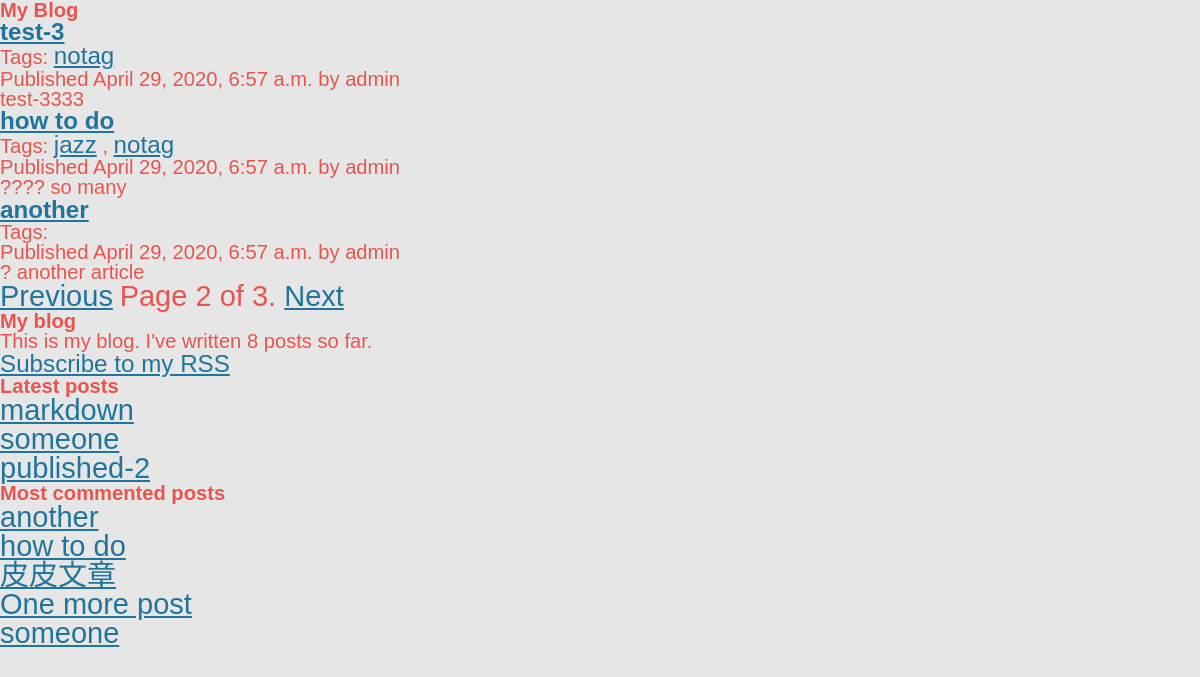
Screenshot of /blog/?page=2 with the database file from the repository.
### blog/models.py (models this page shows, shortened)
class Post(models.Model):
    STATUS_CHOICES = (('draft', 'Draft'), ('published','Published'))
    title = models.CharField(max_length=250)
    slug = models.SlugField(max_length=250, unique_for_date='publish')
    author = models.ForeignKey(User, on_delete=models.CASCADE, related_name='blog_posts')
    body = models.TextField()
    publish = models.DateTimeField(default=timezone.now())
    created = models.DateTimeField(auto_now_add=True)
    updated = models.DateTimeField(auto_now=True)
    status = models.CharField(max_length=10, choices=STATUS_CHOICES, default='draft')
    objects = models.Manager()
    publishedM = PublishedManager()
    tags = TaggableManager()
    class Meta:
        ordering = ('-publish',)
    def get_absolute_url(self):
        return reverse('blog:post_detail', args=[self.publish.year, self.publish.month, self.publish.day, self.slug])

### blog/views.py (the view)
# urls.py: path('', views.post_list, name='post_list'),
def post_list(request, tag_slug=None):
    object_list = Post.publishedM.all()
    tag = None
    if tag_slug:
        tag = get_object_or_404(Tag, slug=tag_slug)
        object_list = object_list.filter(tags__in=[tag])
    paginator = Paginator(object_list, 3)
    page = request.GET.get('page')
    try:
        posts = paginator.page(page)
    except PageNotAnInteger:
        posts = paginator.page(1)
    except EmptyPage:
        posts = paginator.page(paginator.num_pages)
    return render(request, 'blog/post/list.html', {'page' : page, 'posts' : posts, 'tag': tag})

### blog/models.py (called while the page is built)
    def get_queryset(self):
        return super(PublishedManager, self).get_queryset().filter(status='published')

### blog/templatetags/blog_tags.py (called while the page is built)
@register.simple_tag
def total_posts():
    return Post.publishedM.count()

@register.inclusion_tag('blog/post/latest_posts.html')
def show_latest_posts(count=5):
    latest_posts = Post.publishedM.order_by('-publish')[:count]
    return {'latest_posts': latest_posts}

@register.simple_tag
def get_most_commented_posts(count=5):
    return Post.publishedM.annotate(total_comments=Count('comments')).order_by('-total_comments')[:count]

@register.filter(name='markdown')
def markdown_format(text):
    return mark_safe(markdown.markdown(text))

### blog/templates/blog/post/list.html (shortened to what this page needs)
{% extends "blog/base.html" %}
{% load blog_tags %}
{% block content %}
    <h1>My Blog</h1>
    {% for post in posts %}
        <h2>
            <a href="{{ post.get_absolute_url }}">
                {{ post.title }}
            </a>
        </h2>
    <p class="tag">
        Tags:
        {% for tag in post.tags.all %}
            <a href="{% url "blog:post_list_by_tag" tag.slug %}">{{ tag.name }}</a>
        {% if not forloop.last %}, {% endif %}
        {% endfor %}
    </p>
        <p class="date">
        Published {{ post.publish }} by {{ post.author }}
        </p>
        {{ post.body|markdown|truncatewords_html:30 }}
    {% endfor %}
    {% include 'pagination.html' with page=posts %}
{% endblock %}

### blog/templates/blog/base.html (shortened to what this page needs)
{% load blog_tags %}
{% load static %}
<!DOCTYPE html>
<html>
    <head>
        <link rel="stylesheet" href="{% static "css/blog.css" %}">
    </head>
    <body>
        <div id="content">
            {% block content %}
            {% endblock %}
        </div>
        <div id="sidebar">
            <h2>My blog</h2>
            <p>This is my blog. I've written {% total_posts %} posts so far.</p>
        <p><a href='{% url "blog:post_feed" %}'>Subscribe to my RSS</a></p>
            <h3>Latest posts</h3>
            {% show_latest_posts 3 %}
            <h3>Most commented posts</h3>
            {% get_most_commented_posts as most_commented_posts %}
            <ul>
                {% for post in most_commented_posts %}
                    <li>
                        <a href="{{ post.get_absolute_url }}">{{ post.title }}</a>
                    </li>
                {% endfor %}
            </ul>
        </div>
    </body>
</html>

### blog/templates/blog/post/latest_posts.html
<ul>
    {% for post in latest_posts %}
    <li>
        <a href="{{ post.get_absolute_url }}">{{ post.title }}</a>
    </li>
    {% endfor %}
</ul>

### static/css/blog.css (style rules this page uses)
html, body, div, span, applet, object, iframe, h1, h2, h3, h4, h5, h6, p, blockquote, pre, a, abbr, acronym, address, big, cite, code, del, dfn, em, img, ins, kbd, q, s, samp, small, strike, strong, sub, sup, tt, var, b, u, i, center, dl, dt, dd, ol, ul, li, fieldset, form, label, legend, table, caption, tbody, tfoot, thead, tr, th, td, article, aside, canvas, details, embed, figure, figcaption, footer, header, hgroup, menu, nav, output, ruby, section, summary, time, mark, audio, video { margin: 0; padding: 0; border: 0; font-size: 120%; vertical-align: baseline; }
body { line-height: 1; }
ol, ul { list-style: none; }
h1, h2, h3, h4, h5, h6 { clear: both; }
html { overflow-y: scroll; font-size: 100%; -webkit-text-size-adjust: 100%; -ms-text-size-adjust: 100%; }
html { font-size: 87.5%; }
body { font-size: 24px; font-size: 1rem; font-family: Helvetica, Arial, sans-serif; text-rendering: optimizeLegibility; color: #e8554e; }
a { outline: none; color: #21759b; word-wrap: break-word; }
@media screen and (min-width: 960px) { body { background-color: #e6e6e6; } }

### rows the page displays
Post: title "test-3", publish "April 29, 2020, 6:57 a.m.", author "admin", body "test-3333"
Tag: name "notag"
Post: title "how to do", publish "April 29, 2020, 6:57 a.m.", author "admin", body "???? so many"
Tag: name "jazz"
Post: title "another", publish "April 29, 2020, 6:57 a.m.", author "admin", body "? another article"
Post: title "markdown"
Post: title "someone"
Post: title "published-2"
Post: title "皮皮文章"
Post: title "One more post"

### other values shown
{{ page.number }} "2"
{{ page.paginator.num_pages }} "3"
